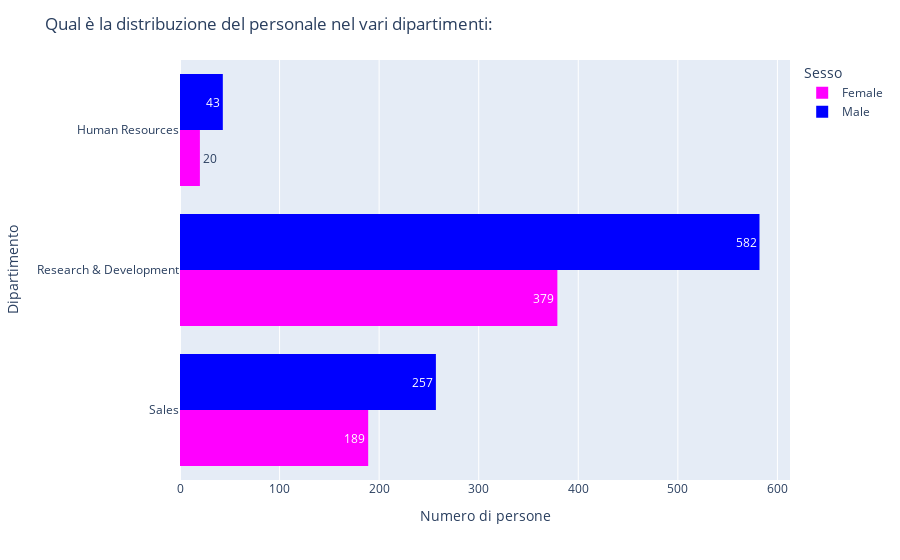

Here is the notebook cell this chart was saved with:
### Code cell
#Si analizza il numero di dipendenti uomini/donne in ogni dipartimento
#Come visto in precedenza sono distribuiti nello stesso modo

fig0 = px.histogram(data_frame = df, y= "Department", color="Gender", barmode='group',
                    text_auto=True, color_discrete_map={"Female":"Magenta","Male":"Blue"})
fig0.layout["xaxis"]["title"] = "Numero di persone"
fig0.layout["yaxis"]["title"] = "Dipartimento"
fig0.layout["legend"]["title"] = "Sesso"
fig0.layout["title"] = "Qual è la distribuzione del personale nel vari dipartimenti:"
fig0.show()

### Figure 1 — Plotly figure (JSON) as saved in the notebook; plotly's stock layout.template omitted (floating-point values rounded to 4 significant figures; data arrays with more than 128 entries replaced by an {"elided": "..."} marker saying what was removed)
{"data": [{"alignmentgroup": "True", "bingroup": "y", "hovertemplate": "Gender=Female<br>count=%{x}<br>Department=%{y}<extra></extra>", "legendgroup": "Female", "marker": {"color": "Magenta", "pattern": {"shape": ""}}, "name": "Female", "offsetgroup": "Female", "orientation": "h", "showlegend": true, "texttemplate": "%{value}", "type": "histogram", "xaxis": "x", "y": {"elided": "588 str values"}, "yaxis": "y"}, {"alignmentgroup": "True", "bingroup": "y", "hovertemplate": "Gender=Male<br>count=%{x}<br>Department=%{y}<extra></extra>", "legendgroup": "Male", "marker": {"color": "Blue", "pattern": {"shape": ""}}, "name": "Male", "offsetgroup": "Male", "orientation": "h", "showlegend": true, "texttemplate": "%{value}", "type": "histogram", "xaxis": "x", "y": {"elided": "882 str values"}, "yaxis": "y"}], "layout": {"autosize": true, "barmode": "group", "legend": {"title": {"text": "Sesso"}, "tracegroupgap": 0}, "margin": {"t": 60}, "title": {"text": "Qual è la distribuzione del personale nel vari dipartimenti:"}, "xaxis": {"anchor": "y", "autorange": true, "domain": [0, 1], "range": [0, 612.6], "title": {"text": "Numero di persone"}}, "yaxis": {"anchor": "x", "autorange": true, "domain": [0, 1], "range": [-0.5, 2.5], "title": {"text": "Dipartimento"}, "type": "category"}}}
